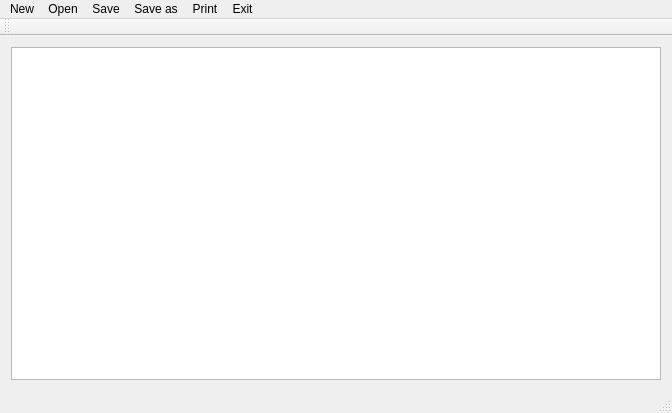
<?xml version="1.0" encoding="UTF-8"?>
<ui version="4.0">
 <class>Notepad</class>
 <widget class="QMainWindow" name="Notepad">
  <property name="geometry">
   <rect>
    <x>0</x>
    <y>0</y>
    <width>672</width>
    <height>413</height>
   </rect>
  </property>
  <property name="windowTitle">
   <string>Notepad</string>
  </property>
  <widget class="QWidget" name="centralWidget">
   <layout class="QVBoxLayout" name="verticalLayout">
    <item>
     <widget class="QTextEdit" name="textEdit"/>
    </item>
   </layout>
  </widget>
  <widget class="QMenuBar" name="menuBar">
   <property name="geometry">
    <rect>
     <x>0</x>
     <y>0</y>
     <width>672</width>
     <height>21</height>
    </rect>
   </property>
   <widget class="QMenu" name="menuNew_Open_Save_Save_as_Print_Exit">
    <property name="title">
     <string>New</string>
    </property>
    <addaction name="actionNew"/>
    <addaction name="separator"/>
   </widget>
   <widget class="QMenu" name="menuOpen">
    <property name="title">
     <string>Open</string>
    </property>
    <addaction name="actionOpen"/>
   </widget>
   <widget class="QMenu" name="menuSave">
    <property name="title">
     <string>Save</string>
    </property>
    <addaction name="actionSave"/>
   </widget>
   <widget class="QMenu" name="menuSave_as">
    <property name="title">
     <string>Save as</string>
    </property>
    <addaction name="actionSaveAs"/>
   </widget>
   <widget class="QMenu" name="menuPrint">
    <property name="title">
     <string>Print</string>
    </property>
    <addaction name="actionPrint"/>
   </widget>
   <widget class="QMenu" name="menuExit">
    <property name="title">
     <string>Exit</string>
    </property>
    <addaction name="actionExit"/>
   </widget>
   <addaction name="menuNew_Open_Save_Save_as_Print_Exit"/>
   <addaction name="menuOpen"/>
   <addaction name="menuSave"/>
   <addaction name="menuSave_as"/>
   <addaction name="menuPrint"/>
   <addaction name="menuExit"/>
  </widget>
  <widget class="QToolBar" name="mainToolBar">
   <attribute name="toolBarArea">
    <enum>TopToolBarArea</enum>
   </attribute>
   <attribute name="toolBarBreak">
    <bool>false</bool>
   </attribute>
  </widget>
  <widget class="QStatusBar" name="statusBar"/>
  <action name="actionNew">
   <property name="text">
    <string>New</string>
   </property>
   <property name="shortcut">
    <string>Ctrl+N</string>
   </property>
  </action>
  <action name="actionOpen">
   <property name="text">
    <string>Open</string>
   </property>
   <property name="toolTip">
    <string>Open</string>
   </property>
   <property name="shortcut">
    <string>Ctrl+O</string>
   </property>
  </action>
  <action name="actionSave">
   <property name="text">
    <string>Save</string>
   </property>
   <property name="shortcut">
    <string>Ctrl+S</string>
   </property>
  </action>
  <action name="actionSaveAs">
   <property name="text">
    <string>SaveAs</string>
   </property>
   <property name="shortcut">
    <string>Ctrl+Shift+S</string>
   </property>
  </action>
  <action name="actionPrint">
   <property name="text">
    <string>Print</string>
   </property>
   <property name="shortcut">
    <string>Ctrl+P</string>
   </property>
  </action>
  <action name="actionExit">
   <property name="text">
    <string>Exit</string>
   </property>
   <property name="shortcut">
    <string>Ctrl+X</string>
   </property>
  </action>
 </widget>
 <layoutdefault spacing="6" margin="11"/>
 <resources/>
 <connections/>
</ui>
